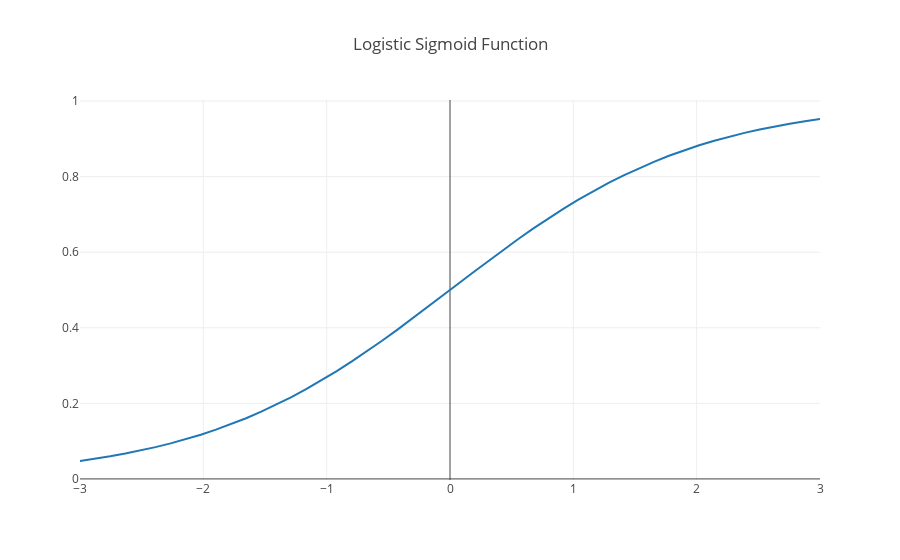

Here is the notebook cell this chart was saved with:
### Code cell
xrange = np.linspace(-3, 3)
yvals = sigmoid(xrange)

data = [
    {"x": xrange, "y": yvals, "name": "Logistic Sigmoig Function"}
]

layout = {
    "title": "Logistic Sigmoid Function"
}


fig = go.FigureWidget(data)
iplot(fig)

### Figure 1 — Plotly figure (JSON) as saved in the notebook; plotly's stock layout.template omitted (floating-point values rounded to 4 significant figures)
{"data": [{"name": "Logistic Sigmoig Function", "type": "scatter", "uid": "dc9da23f-1f67-4c50-80fe-d09e26ca83c6", "x": [-3, -2.878, -2.755, -2.633, -2.51, -2.388, -2.265, -2.143, -2.02, -1.898, -1.776, -1.653, -1.531, -1.408, -1.286, -1.163, -1.041, -0.9184, -0.7959, -0.6735, -0.551, -0.4286, -0.3061, -0.1837, -0.06122, 0.06122, 0.1837, 0.3061, 0.4286, 0.551, 0.6735, 0.7959, 0.9184, 1.041, 1.163, 1.286, 1.408, 1.531, 1.653, 1.776, 1.898, 2.02, 2.143, 2.265, 2.388, 2.51, 2.633, 2.755, 2.878, 3], "y": [0.04743, 0.05327, 0.0598, 0.06707, 0.07515, 0.08411, 0.09404, 0.105, 0.1171, 0.1303, 0.1449, 0.1607, 0.1779, 0.1965, 0.2166, 0.2381, 0.261, 0.2853, 0.3109, 0.3377, 0.3656, 0.3945, 0.4241, 0.4542, 0.4847, 0.5153, 0.5458, 0.5759, 0.6055, 0.6344, 0.6623, 0.6891, 0.7147, 0.739, 0.7619, 0.7834, 0.8035, 0.8221, 0.8393, 0.8551, 0.8697, 0.8829, 0.895, 0.906, 0.9159, 0.9249, 0.9329, 0.9402, 0.9467, 0.9526]}], "layout": {"autosize": true, "title": {"text": "Logistic Sigmoid Function"}, "xaxis": {"autorange": true, "range": [-3, 3], "type": "linear"}, "yaxis": {"autorange": true, "range": [-0.00286, 1.003], "type": "linear"}}}
